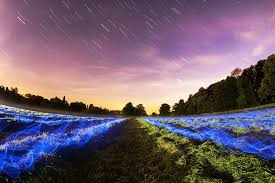
#> input picture sample.jpeg, 275 x 183 px
$ python photo_editor.py
#> lines starting #> are read from the running program, lines starting #| are printed output that depends on the picture
import cv2

image_path = 'sample.jpeg'

image = cv2.imread(image_path)
#> image is the input picture: shape (183, 275, 3); mean B, G, R 110.7, 94, 112
'''

def crop_image(image, x, y, w, h):
    cropped_image = image[y:y+h, x:x+w]
    return cropped_image

cropped_image = crop_image(image, 0, 0, 200, 200)

cv2.imshow('Original Image', image)
cv2.imshow('Cropped Image', cropped_image)

cv2.waitKey(0)
cv2.destroyAllWindows()

def resize_image(image, scale_percentage):
    width = int(image.shape[1] * scale_percentage / 100)
    height = int(image.shape[0] * scale_percentage / 100)
    resized_image = cv2.resize(image, (width, height))
    return resized_image

resized_image = resize_image(image, 50)

cv2.imshow('Original Image', image)
cv2.imshow('Resized Image', resized_image)

cv2.waitKey(0)
cv2.destroyAllWindows()


'''
def rotate_image(image, angle):
#> called with angle = 45
    center = (image.shape[1] / 2, image.shape[0] / 2)
#> center = (137.5, 91.5)

    matrix = cv2.getRotationMatrix2D(center, angle, 1.0)
    rotated_image = cv2.warpAffine(image, matrix, (image.shape[1], image.shape[0]))
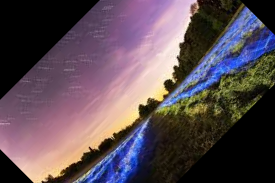
#> rotated_image: shape (183, 275, 3); mean B, G, R 84.8, 76.4, 91.5
    return rotated_image


rotated_image = rotate_image(image, 45)

cv2.imshow('Original Image', image)
cv2.imshow('Rotated Image', rotated_image)

cv2.waitKey(0)
cv2.destroyAllWindows()
